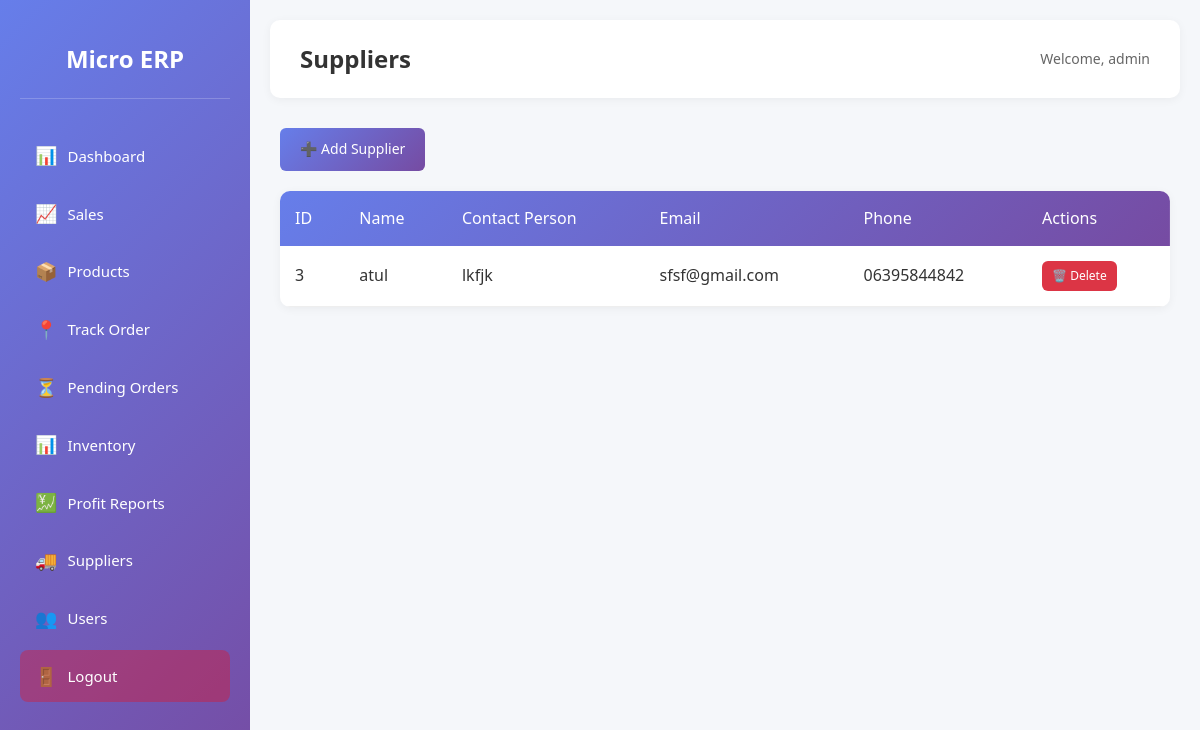
Before: /suppliers (signed in) with the older database file.
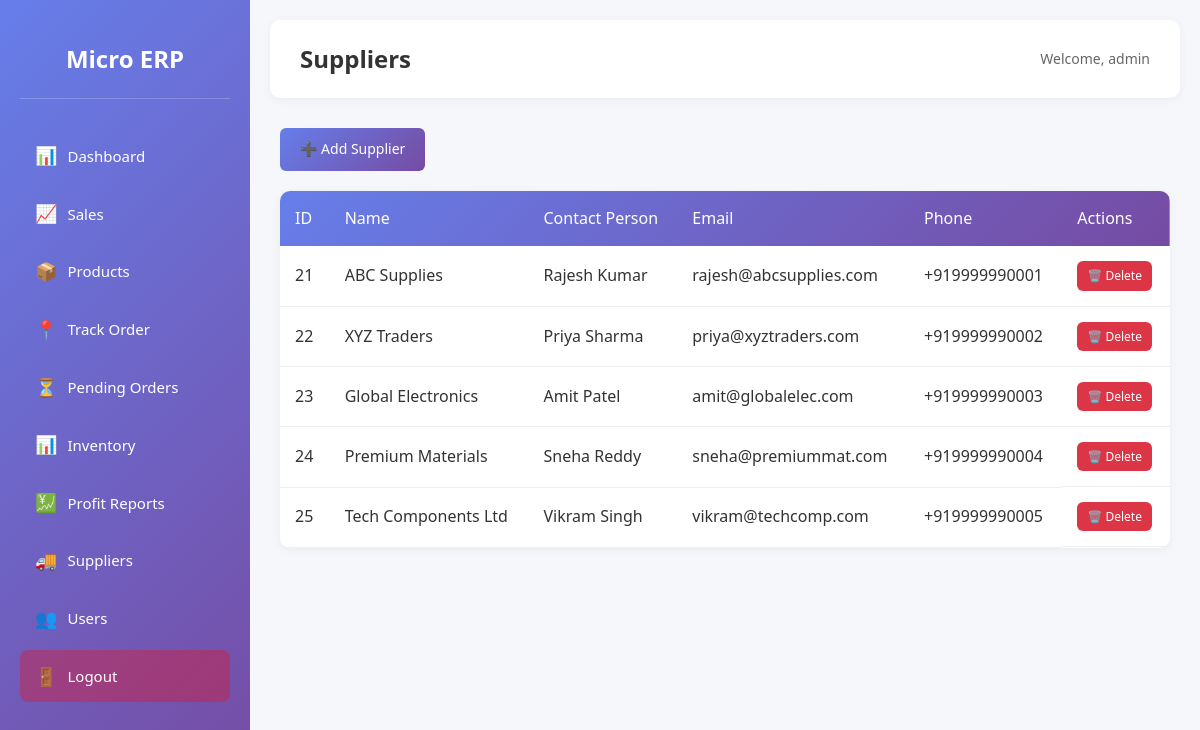
After: the same page with the newer database file.
### tables this page shows
CREATE TABLE suppliers (
    id INTEGER PRIMARY KEY AUTOINCREMENT,
    name TEXT NOT NULL,
    contact TEXT,
    email TEXT,
    phone TEXT,
    user_id INTEGER,
    FOREIGN KEY (user_id) REFERENCES users (id)
);

### app.py (the view)
@app.route('/suppliers')
@login_required
def suppliers():
    conn = get_db_connection()
    suppliers = conn.execute('''
        SELECT s.*, u.username as user_username
        FROM suppliers s
        LEFT JOIN users u ON s.user_id = u.id
    ''').fetchall()
    conn.close()
    return render_template('suppliers.html', suppliers=suppliers)

### app.py (called while the page is built)
def get_db_connection():
    conn = sqlite3.connect(DB_PATH)
    conn.row_factory = sqlite3.Row
    return conn

def login_required(f):
    @wraps(f)
    def decorated_function(*args, **kwargs):
        if 'user_id' not in session:
            flash('Please log in first.', 'error')
            return redirect(url_for('login'))
        return f(*args, **kwargs)
    return decorated_function

### templates/suppliers.html (shortened to what this page needs)
{% extends "base.html" %}
{% block header %}Suppliers{% endblock %}
{% block content %}
<div class="page-header">
    <a href="{{ url_for('add_supplier') }}" class="btn btn-primary">➕ Add Supplier</a>
</div>
<div class="table-container">
    <table class="data-table">
        <thead>
            <tr>
                <th>ID</th>
                <th>Name</th>
                <th>Contact Person</th>
                <th>Email</th>
                <th>Phone</th>
                <th>Actions</th>
            </tr>
        </thead>
        <tbody>
            {% if suppliers %}
                {% for supplier in suppliers %}
                <tr>
                    <td>{{ supplier.id }}</td>
                    <td>{{ supplier.name }}</td>
                    <td>{{ supplier.contact if supplier.contact else 'N/A' }}</td>
                    <td>{{ supplier.email if supplier.email else 'N/A' }}</td>
                    <td>{{ supplier.phone if supplier.phone else 'N/A' }}</td>
                    <td class="actions">
                        <a href="{{ url_for('delete_supplier', id=supplier.id) }}" class="btn btn-sm btn-danger" onclick="return confirm('Are you sure you want to delete this supplier?')">🗑️ Delete</a>
                    </td>
                </tr>
                {% endfor %}
            {% else %}
                <tr>
                    <td colspan="6" class="no-data">No suppliers found. Click "Add Supplier" to create one.</td>
                </tr>
            {% endif %}
        </tbody>
    </table>
</div>
{% endblock %}

Changed rows visible on the page:
removed suppliers: id "3", name "atul", contact "lkfjk", email "sfsf@gmail.com", phone "06395844842"
added suppliers: id "21", name "ABC Supplies", contact "Rajesh Kumar", email "rajesh@abcsupplies.com", phone "+919999990001"
added suppliers: id "22", name "XYZ Traders", contact "Priya Sharma", email "priya@xyztraders.com", phone "+919999990002"
added suppliers: id "23", name "Global Electronics", contact "Amit Patel", email "amit@globalelec.com", phone "+919999990003"
added suppliers: id "24", name "Premium Materials", contact "Sneha Reddy", email "sneha@premiummat.com", phone "+919999990004"
added suppliers: id "25", name "Tech Components Ltd", contact "Vikram Singh", email "vikram@techcomp.com", phone "+919999990005"
